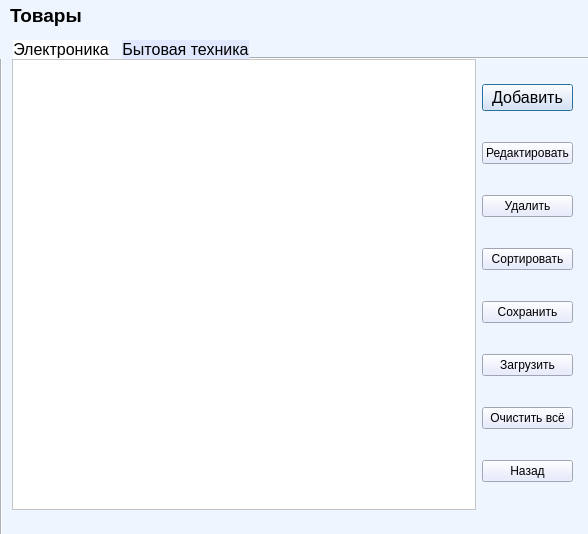
<?xml version="1.0" encoding="UTF-8"?>
<ui version="4.0">
 <class>Tovar</class>
 <widget class="QDialog" name="Tovar">
  <property name="geometry">
   <rect>
    <x>0</x>
    <y>0</y>
    <width>588</width>
    <height>534</height>
   </rect>
  </property>
  <property name="windowTitle">
   <string>Dialog</string>
  </property>
  <property name="styleSheet">
   <string notr="true">background-color: rgb(238, 245, 255);</string>
  </property>
  <widget class="QTabWidget" name="tabWidget">
   <property name="geometry">
    <rect>
     <x>0</x>
     <y>40</y>
     <width>591</width>
     <height>501</height>
    </rect>
   </property>
   <property name="font">
    <font>
     <pointsize>12</pointsize>
    </font>
   </property>
   <property name="styleSheet">
    <string notr="true">QTabBar::tab
{
	background-color: rgb(224, 231, 255);
	min-width: 45ex;
	min-height: 10ex;
	margin-left: 13px;
}

QTabBar::tab::selected
{
	background-color: rgb(255, 255, 255);
}

QTabBar::tab::hover
{
	background-color: rgb(238, 245, 255);
}</string>
   </property>
   <property name="currentIndex">
    <number>0</number>
   </property>
   <property name="iconSize">
    <size>
     <width>16</width>
     <height>16</height>
    </size>
   </property>
   <widget class="QWidget" name="tab">
    <attribute name="title">
     <string>Электроника</string>
    </attribute>
    <widget class="QWidget" name="layoutWidget">
     <property name="geometry">
      <rect>
       <x>10</x>
       <y>0</y>
       <width>561</width>
       <height>451</height>
      </rect>
     </property>
     <layout class="QHBoxLayout" name="horizontalLayout">
      <item>
       <widget class="QListWidget" name="listWidget">
        <property name="styleSheet">
         <string notr="true">background-color: rgb(255, 255, 255);
font: 12pt &quot;MS Shell Dlg 2&quot;;</string>
        </property>
       </widget>
      </item>
      <item>
       <layout class="QVBoxLayout" name="verticalLayout">
        <item>
         <widget class="QPushButton" name="Add">
          <property name="font">
           <font>
            <family>MS Shell Dlg 2</family>
            <pointsize>12</pointsize>
            <weight>50</weight>
            <italic>false</italic>
            <bold>false</bold>
           </font>
          </property>
          <property name="styleSheet">
           <string notr="true">background-color: rgb(224, 231, 255);
font: 12pt &quot;MS Shell Dlg 2&quot;;</string>
          </property>
          <property name="text">
           <string>Добавить</string>
          </property>
          <property name="icon">
           <iconset>
            <normaloff>:/img/img/addT.png</normaloff>:/img/img/addT.png</iconset>
          </property>
          <property name="iconSize">
           <size>
            <width>25</width>
            <height>25</height>
           </size>
          </property>
         </widget>
        </item>
        <item>
         <widget class="QPushButton" name="upgrade">
          <property name="styleSheet">
           <string notr="true">background-color: rgb(224, 231, 255);
font: 12pt &quot;MS Shell Dlg 2&quot;;</string>
          </property>
          <property name="text">
           <string>Редактировать</string>
          </property>
          <property name="icon">
           <iconset>
            <normaloff>:/img/img/upgrade.png</normaloff>:/img/img/upgrade.png</iconset>
          </property>
          <property name="iconSize">
           <size>
            <width>25</width>
            <height>25</height>
           </size>
          </property>
         </widget>
        </item>
        <item>
         <widget class="QPushButton" name="Delete">
          <property name="styleSheet">
           <string notr="true">background-color: rgb(224, 231, 255);
font: 12pt &quot;MS Shell Dlg 2&quot;;</string>
          </property>
          <property name="text">
           <string>Удалить</string>
          </property>
          <property name="icon">
           <iconset>
            <normaloff>:/img/img/Delete.png</normaloff>:/img/img/Delete.png</iconset>
          </property>
          <property name="iconSize">
           <size>
            <width>25</width>
            <height>25</height>
           </size>
          </property>
         </widget>
        </item>
        <item>
         <widget class="QPushButton" name="Sort">
          <property name="styleSheet">
           <string notr="true">background-color: rgb(224, 231, 255);
font: 12pt &quot;MS Shell Dlg 2&quot;;</string>
          </property>
          <property name="text">
           <string>Сортировать</string>
          </property>
          <property name="icon">
           <iconset>
            <normaloff>:/img/img/Sort.png</normaloff>:/img/img/Sort.png</iconset>
          </property>
          <property name="iconSize">
           <size>
            <width>25</width>
            <height>25</height>
           </size>
          </property>
         </widget>
        </item>
        <item>
         <widget class="QPushButton" name="Save">
          <property name="styleSheet">
           <string notr="true">background-color: rgb(224, 231, 255);
font: 12pt &quot;MS Shell Dlg 2&quot;;</string>
          </property>
          <property name="text">
           <string>Сохранить</string>
          </property>
          <property name="icon">
           <iconset>
            <normaloff>:/img/img/save.png</normaloff>:/img/img/save.png</iconset>
          </property>
         </widget>
        </item>
        <item>
         <widget class="QPushButton" name="Setup">
          <property name="styleSheet">
           <string notr="true">background-color: rgb(224, 231, 255);
font: 12pt &quot;MS Shell Dlg 2&quot;;</string>
          </property>
          <property name="text">
           <string>Загрузить</string>
          </property>
          <property name="icon">
           <iconset>
            <normaloff>:/img/img/setup.png</normaloff>:/img/img/setup.png</iconset>
          </property>
          <property name="iconSize">
           <size>
            <width>25</width>
            <height>25</height>
           </size>
          </property>
         </widget>
        </item>
        <item>
         <widget class="QPushButton" name="clearAll">
          <property name="styleSheet">
           <string notr="true">background-color: rgb(224, 231, 255);
font: 12pt &quot;MS Shell Dlg 2&quot;;</string>
          </property>
          <property name="text">
           <string>Очистить всё</string>
          </property>
          <property name="icon">
           <iconset>
            <normaloff>:/img/img/clearAll.png</normaloff>:/img/img/clearAll.png</iconset>
          </property>
          <property name="iconSize">
           <size>
            <width>25</width>
            <height>25</height>
           </size>
          </property>
         </widget>
        </item>
        <item>
         <widget class="QPushButton" name="Comeback">
          <property name="styleSheet">
           <string notr="true">background-color: rgb(224, 231, 255);
font: 12pt &quot;MS Shell Dlg 2&quot;;</string>
          </property>
          <property name="text">
           <string>Назад</string>
          </property>
         </widget>
        </item>
       </layout>
      </item>
     </layout>
    </widget>
   </widget>
   <widget class="QWidget" name="tab_2">
    <attribute name="title">
     <string>Бытовая техника</string>
    </attribute>
    <widget class="QWidget" name="layoutWidget">
     <property name="geometry">
      <rect>
       <x>10</x>
       <y>0</y>
       <width>561</width>
       <height>451</height>
      </rect>
     </property>
     <layout class="QHBoxLayout" name="horizontalLayout_2">
      <item>
       <widget class="QListWidget" name="listWidget_2">
        <property name="styleSheet">
         <string notr="true">background-color: rgb(255, 255, 255);
font: 12pt &quot;MS Shell Dlg 2&quot;;</string>
        </property>
       </widget>
      </item>
      <item>
       <layout class="QVBoxLayout" name="verticalLayout_2">
        <item>
         <widget class="QPushButton" name="Add_2">
          <property name="font">
           <font>
            <family>MS Shell Dlg 2</family>
            <pointsize>12</pointsize>
            <weight>50</weight>
            <italic>false</italic>
            <bold>false</bold>
           </font>
          </property>
          <property name="styleSheet">
           <string notr="true">background-color: rgb(224, 231, 255);
font: 12pt &quot;MS Shell Dlg 2&quot;;</string>
          </property>
          <property name="text">
           <string>Добавить</string>
          </property>
          <property name="icon">
           <iconset>
            <normaloff>:/img/img/addT.png</normaloff>:/img/img/addT.png</iconset>
          </property>
          <property name="iconSize">
           <size>
            <width>25</width>
            <height>25</height>
           </size>
          </property>
         </widget>
        </item>
        <item>
         <widget class="QPushButton" name="upgrade_2">
          <property name="styleSheet">
           <string notr="true">background-color: rgb(224, 231, 255);
font: 12pt &quot;MS Shell Dlg 2&quot;;</string>
          </property>
          <property name="text">
           <string>Редактировать</string>
          </property>
          <property name="icon">
           <iconset>
            <normaloff>:/img/img/upgrade.png</normaloff>:/img/img/upgrade.png</iconset>
          </property>
          <property name="iconSize">
           <size>
            <width>25</width>
            <height>25</height>
           </size>
          </property>
         </widget>
        </item>
        <item>
         <widget class="QPushButton" name="Delete_2">
          <property name="styleSheet">
           <string notr="true">background-color: rgb(224, 231, 255);
font: 12pt &quot;MS Shell Dlg 2&quot;;</string>
          </property>
          <property name="text">
           <string>Удалить</string>
          </property>
          <property name="icon">
           <iconset>
            <normaloff>:/img/img/Delete.png</normaloff>:/img/img/Delete.png</iconset>
          </property>
          <property name="iconSize">
           <size>
            <width>25</width>
            <height>25</height>
           </size>
          </property>
         </widget>
        </item>
        <item>
         <widget class="QPushButton" name="Sort_2">
          <property name="styleSheet">
           <string notr="true">background-color: rgb(224, 231, 255);
font: 12pt &quot;MS Shell Dlg 2&quot;;</string>
          </property>
          <property name="text">
           <string>Сортировать</string>
          </property>
          <property name="icon">
           <iconset>
            <normaloff>:/img/img/Sort.png</normaloff>:/img/img/Sort.png</iconset>
          </property>
          <property name="iconSize">
           <size>
            <width>25</width>
            <height>25</height>
           </size>
          </property>
         </widget>
        </item>
        <item>
         <widget class="QPushButton" name="Save_2">
          <property name="styleSheet">
           <string notr="true">background-color: rgb(224, 231, 255);
font: 12pt &quot;MS Shell Dlg 2&quot;;</string>
          </property>
          <property name="text">
           <string>Сохранить</string>
          </property>
          <property name="icon">
           <iconset>
            <normaloff>:/img/img/save.png</normaloff>:/img/img/save.png</iconset>
          </property>
         </widget>
        </item>
        <item>
         <widget class="QPushButton" name="Setup_2">
          <property name="styleSheet">
           <string notr="true">background-color: rgb(224, 231, 255);
font: 12pt &quot;MS Shell Dlg 2&quot;;</string>
          </property>
          <property name="text">
           <string>Загрузить</string>
          </property>
          <property name="icon">
           <iconset>
            <normaloff>:/img/img/setup.png</normaloff>:/img/img/setup.png</iconset>
          </property>
          <property name="iconSize">
           <size>
            <width>25</width>
            <height>25</height>
           </size>
          </property>
         </widget>
        </item>
        <item>
         <widget class="QPushButton" name="clearAll_2">
          <property name="styleSheet">
           <string notr="true">background-color: rgb(224, 231, 255);
font: 12pt &quot;MS Shell Dlg 2&quot;;
</string>
          </property>
          <property name="text">
           <string>Очистить всё</string>
          </property>
          <property name="icon">
           <iconset>
            <normaloff>:/img/img/clearAll.png</normaloff>:/img/img/clearAll.png</iconset>
          </property>
          <property name="iconSize">
           <size>
            <width>25</width>
            <height>25</height>
           </size>
          </property>
         </widget>
        </item>
        <item>
         <widget class="QPushButton" name="Comeback_2">
          <property name="styleSheet">
           <string notr="true">background-color: rgb(224, 231, 255);
font: 12pt &quot;MS Shell Dlg 2&quot;;</string>
          </property>
          <property name="text">
           <string>Назад</string>
          </property>
         </widget>
        </item>
       </layout>
      </item>
     </layout>
    </widget>
   </widget>
  </widget>
  <widget class="QLabel" name="label">
   <property name="geometry">
    <rect>
     <x>10</x>
     <y>0</y>
     <width>101</width>
     <height>31</height>
    </rect>
   </property>
   <property name="font">
    <font>
     <pointsize>14</pointsize>
     <weight>75</weight>
     <bold>true</bold>
    </font>
   </property>
   <property name="text">
    <string>Товары</string>
   </property>
  </widget>
 </widget>
 <resources/>
 <connections/>
</ui>
